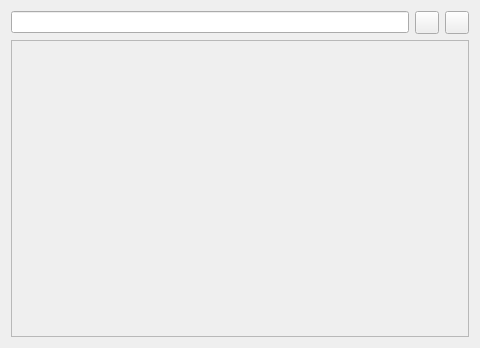
<?xml version="1.0" encoding="UTF-8"?>
<ui version="4.0">
 <class>Main</class>
 <widget class="QWidget" name="Main">
  <property name="geometry">
   <rect>
    <x>0</x>
    <y>0</y>
    <width>480</width>
    <height>348</height>
   </rect>
  </property>
  <property name="windowTitle">
   <string>Main</string>
  </property>
  <layout class="QVBoxLayout" name="verticalLayout">
   <item>
    <layout class="QHBoxLayout" name="TopBar">
     <item>
      <widget class="SearchLineEdit" name="SearchBox"/>
     </item>
     <item>
      <widget class="ToolButton" name="RefreshButton"/>
     </item>
     <item>
      <widget class="ToolButton" name="AddModButton">
       <property name="autoRaise">
        <bool>false</bool>
       </property>
      </widget>
     </item>
    </layout>
   </item>
   <item>
    <widget class="SingleDirectionScrollArea" name="ModList">
     <property name="widgetResizable">
      <bool>true</bool>
     </property>
     <widget class="QWidget" name="scrollAreaWidgetContents">
      <property name="geometry">
       <rect>
        <x>0</x>
        <y>0</y>
        <width>460</width>
        <height>287</height>
       </rect>
      </property>
     </widget>
    </widget>
   </item>
  </layout>
 </widget>
 <customwidgets>
  <customwidget>
   <class>ToolButton</class>
   <extends>QToolButton</extends>
   <header>qfluentwidgets</header>
  </customwidget>
  <customwidget>
   <class>SingleDirectionScrollArea</class>
   <extends>QScrollArea</extends>
   <header>qfluentwidgets</header>
   <container>1</container>
  </customwidget>
  <customwidget>
   <class>LineEdit</class>
   <extends>QLineEdit</extends>
   <header>qfluentwidgets</header>
  </customwidget>
  <customwidget>
   <class>SearchLineEdit</class>
   <extends>LineEdit</extends>
   <header>qfluentwidgets</header>
  </customwidget>
 </customwidgets>
 <resources/>
 <connections/>
</ui>
